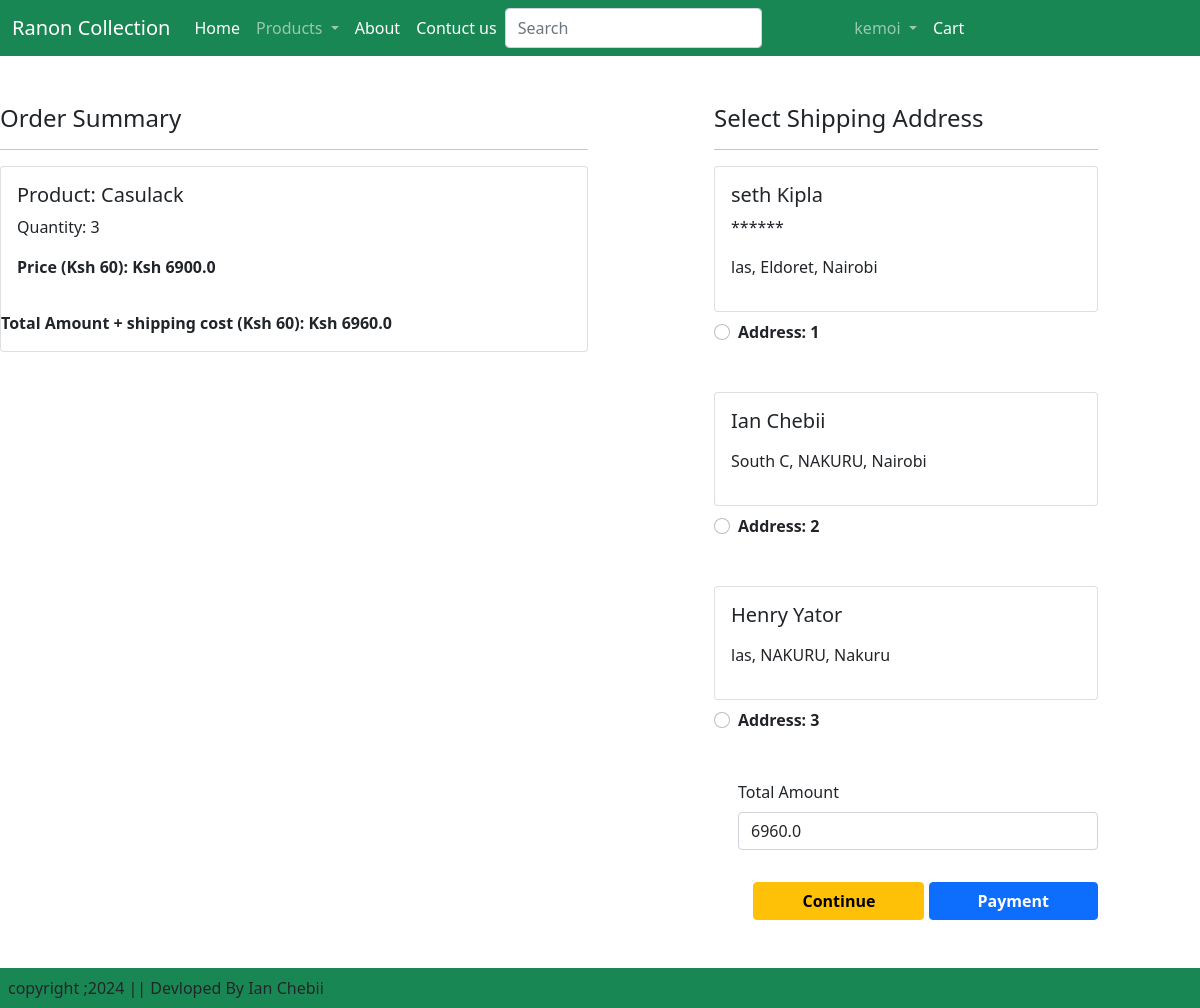
/checkout/ (signed in), run on an earlier commit of the app's database.
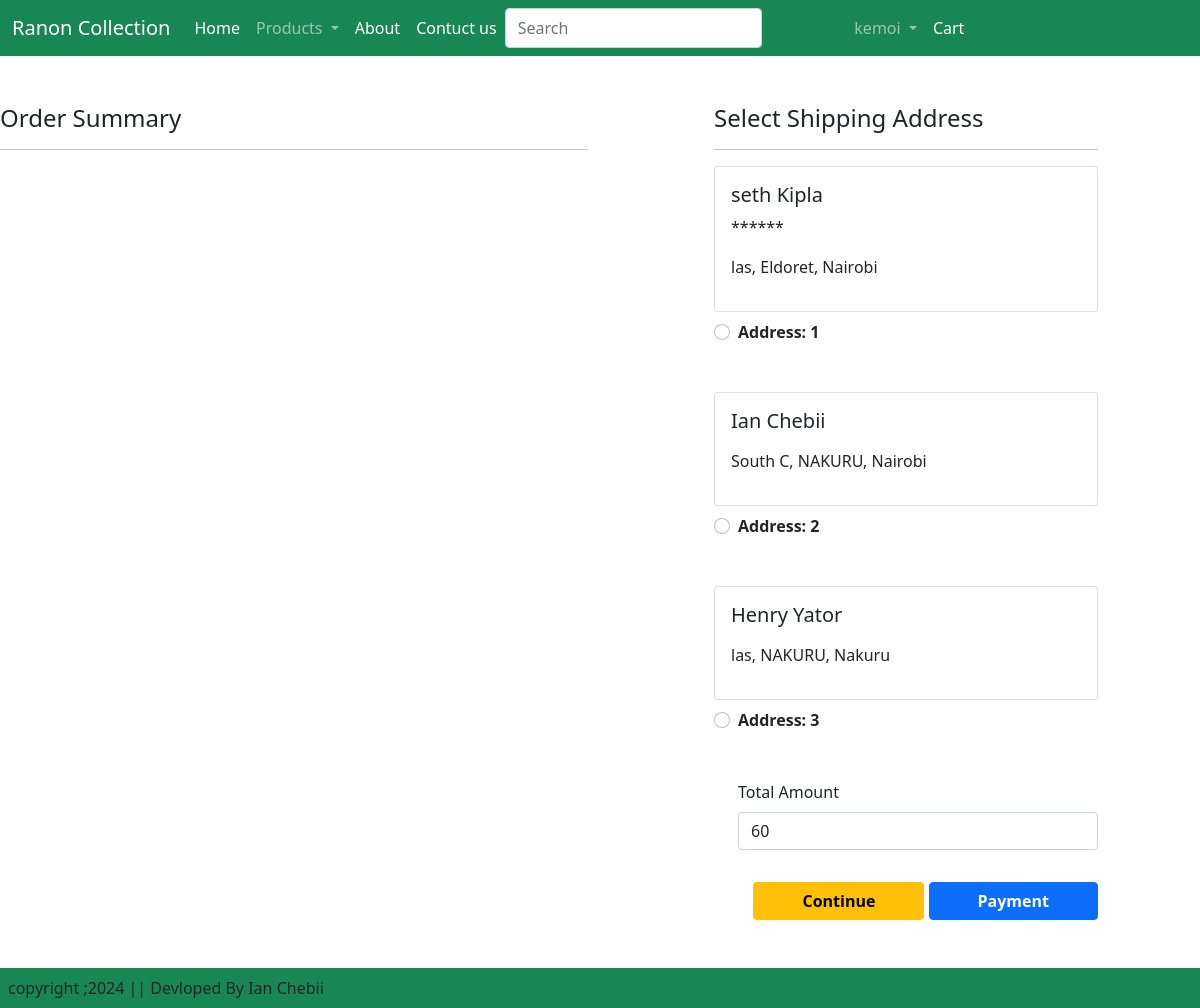
And on a later commit of the database.
### ecoapp/models.py (models this page shows, shortened)
class Cart(models.Model):
    user = models.ForeignKey(User, on_delete=models.CASCADE)
    product = models.ForeignKey(Product, on_delete=models.CASCADE)
    quantity = models.PositiveIntegerField(default=1)

class  Product(models.Model):
    title = models.CharField(max_length=100)
    selling_price= models.FloatField()
    discount_price = models.TextField()
    description= models.TextField()
    composition = models.TextField(default='')
    Category = models.CharField( choices = CATEGORY_CHOICES, max_length =2)
    product_image = models.ImageField(upload_to='product')

class Customer(models.Model):
    user = models.ForeignKey(User, on_delete=models.CASCADE)  # Corrected on_delete
    name = models.CharField(max_length=200)
    location = models.CharField(max_length=200)
    county = models.CharField(max_length=60)
    mobile = models.CharField(max_length=50, )  # Corrected spelling and added length
    city = models.CharField(choices=STATE_CHOICES, max_length=100)  # Corrected variable name to STATE_CHOICES

### ecoapp/views.py (the view)
# urls.py: path('checkout/', views.Checkout.as_view(), name='checkout'),
class Checkout(View):
    @method_decorator(login_required)
    def get(self, request):
        user = request.user
        add = Customer.objects.filter(user=user)
        cart_items = Cart.objects.filter(user=user)
        amount = 0
        for p in cart_items:
            value = p.quantity * float(p.product.discount_price)
            amount += value
        totalamount = amount + 60
        return render(request, 'ecoapp/checkout.html', {'add': add, 'cart_items': cart_items, 'totalamount': totalamount, 'amount': amount})

### ecoapp/templates/ecoapp/checkout.html (shortened to what this page needs)
{% extends "ecoapp/base.html" %}
{% load static %}
{% block maincontent %}
<div class="row mt-5">
    <div class="col-sm-6">
        <h4>Order Summary</h4>
        <hr>
        {% for item in cart_items %}
        <div class="card mb-2">
            <div class="card-body">
                <h5>Product: {{ item.product.title }}</h5>
                <p>Quantity: {{ item.quantity }}</p>
                <p class="fw-bold">Price (Ksh 60): Ksh   {{ amount }}</p>
            </div>
            <p class="fw-bold">Total Amount + shipping cost (Ksh 60): Ksh   {{ totalamount }}</p>
        </div>
        {% endfor %}
    </div>
    <div class="col-sm-4 offset-1">
        <h4>Select Shipping Address</h4>
        <hr>
        <form action="post" id="myform">
            {% for ad in add %}
            <div class="card">
                <div class="card-body">
                    <h5>{{ ad.name }}</h5>
                    <p>{{ ad.mobile }}</p>
                    <p>{{ ad.location }}, {{ ad.county }}, {{ ad.city }}</p>
                </div>
            </div>
            <div class="form-check mt-2 mb-5">
                <input class="form-check-input" type="radio" name="custid" id="custadd{{ forloop.counter }}" value="{{ ad.id }}">
                <label class="form-check-label fw-bold" for="custadd{{ forloop.counter }}">Address: {{ forloop.counter }}</label>
            </div>
            {% endfor %}
            <div class="form-check mb-3">
                <label for="totalamount" class="form-label">Total Amount</label>
                <input type="number" class="form-control" name="totalamount" value="{{ totalamount }}">
            </div>
            <div class="text-end">
                <a href="#" class="btn btn-warning mt-3 px-5 fw-bold">Continue</a>
                <a href="#" class="btn btn-primary mt-3 px-5 fw-bold">Payment</a>
            </div>
        </form>
    </div>
</div>
{% endblock maincontent %}

What changed in the data, as far as the page shows it:
removed Cart: product "Casulack", quantity "3", amount "6900.0", totalamount "6960.0"
Also different on the page:
form field totalamount: "6960.0" → "60"
